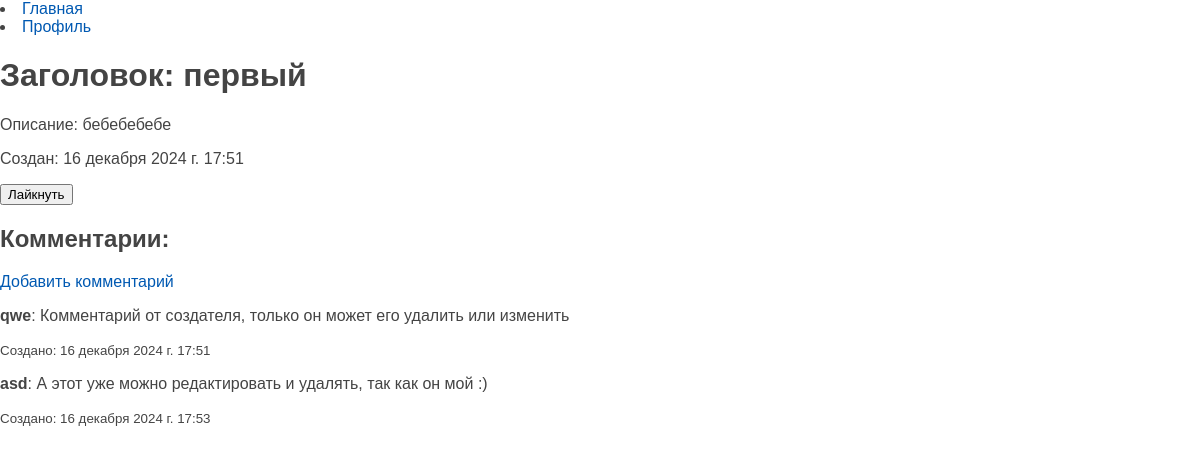
/posts/first/, run on the app's committed database.
### polls/models.py (models this page shows, shortened)
class Post(models.Model):
    author = models.ForeignKey(User, on_delete=models.CASCADE, related_name='posts')
    title = models.CharField(max_length=255, verbose_name="Заголовок")
    content = models.TextField(verbose_name="Содержимое")
    slug = models.SlugField(max_length=255, unique=True, db_index=True, verbose_name="URL")
    time_create = models.DateTimeField(auto_now_add=True)
    time_update = models.DateTimeField(auto_now=True)
    likes = models.ManyToManyField(User, related_name='liked_posts', blank=True)
    class Meta:
        ordering = ['-time_update']

class Comment(models.Model):
    post = models.ForeignKey(Post, related_name='comments', on_delete=models.CASCADE)
    author = models.ForeignKey(User, on_delete=models.CASCADE)
    content = models.TextField()
    created_at = models.DateTimeField(auto_now_add=True)

### polls/views.py (the view)
# urls.py: path('posts/<slug:post_slug>/', post_detail, name='post_detail'),
def post_detail(request, post_slug):
    post = get_object_or_404(Post, slug=post_slug)
    return render(request, 'polls/post_detail.html', {'post': post})

### polls/templates/polls/post_detail.html (shortened to what this page needs)
{% extends 'polls/base.html' %}
{% block content %}
<nav>
    <li><a href="{% url 'index' %}">Главная</a></li>
    <li><a href="{% url 'profile' %}">Профиль</a></li>
</nav>
<h1>Заголовок: {{ post.title }}</h1>
<p>Описание: {{ post.content }}</p>
<p>Создан: {{ post.time_update }}</p>
{% if post.author == request.user %}
<a href="{% url 'edit_post' post.slug %}">Редактировать пост</a>
<form method="post" action="{% url 'delete_post' post.slug %}" style="display:inline;">
    {% csrf_token %}
    <button type="submit">Удалить пост</button>
</form>
{% else%}
<form method="post" action="{% url 'like_post' post.slug %}" style="display:inline;">
    {% if request.user in post.likes.all %}
    <button type="submit">Убрать лайк</button>
    {% else %}
    <button type="submit">Лайкнуть</button>
    {% endif %}
</form>
{% endif %}
<h2>Комментарии:</h2>
<p><a href="{% url 'add_comment' post.slug %}">Добавить комментарий</a></p>
{% for comment in post.comments.all %}
<p><strong>{{ comment.author }}</strong>: {{ comment.content }}</p>
<p><small>Создано: {{ comment.created_at }}</small></p>
{% endfor %}
{% endblock %}

### polls/static/polls/css/styles.css (style rules this page uses)
html, body { font-family: 'Arial'; margin: 0; padding: 0; height: 100%; width: 100%; color: #444; }
a { color: #0059b2; text-decoration: none; }

### data on the page
Post: title "первый", content "бебебебебе", time_update "16 декабря 2024 г. 17:51"
Comment: author "qwe", content "Комментарий от создателя, только он может его удалить или изменить", created_at "16 декабря 2024 г. 17:51"
Comment: author "asd", content "А этот уже можно редактировать и удалять, так как он мой :)", created_at "16 декабря 2024 г. 17:53"
